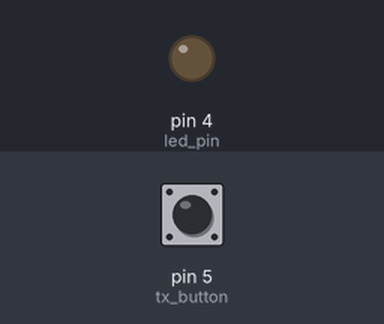
Bench run of a sketch on a simulated Arduino Uno, built with avr-gcc and run on an emulated ATmega328P. Parts: output pins drawn as LEDs (lit = HIGH). Dashed ring = blinking. The inputs (shaded band) are chosen by the test bench; at power-on: pin 5 (tx_button) HIGH. No radio packets arrive unless stated.

Above: at 2.2 s.
2.3 s: pin 5 (tx_button) pulled LOW for 1 s
At 2.43 s:
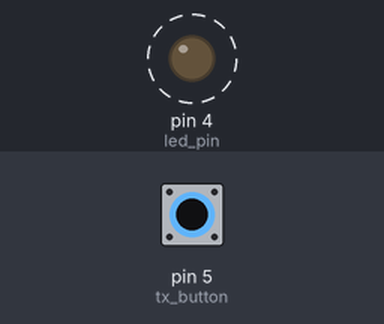
6.8 s: pin 5 (tx_button) pulled LOW for 3.2 s
At 11.1 s:
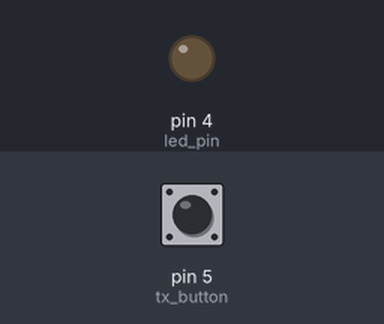
Timing chart, 0 to 12.6 s (numbered marks = the images above; inputs shaded):
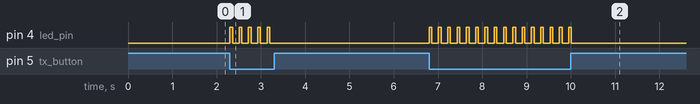

Measured:
- after the input at 2.3 s, pin 4 (led_pin): alternates HIGH for 0.06 s and LOW for 0.15 s, 10 changes in all, then stays LOW, starting at once
- after the input at 6.8 s, pin 4 (led_pin): alternates HIGH for 0.06 s and LOW for 0.15 s, 32 changes in all, then stays LOW, starting at once

The sketch:

TX_RX_Combo.ino
```cpp
#include <VirtualWire.h>

const int tx_button = 5;
const int led_pin = 4;
const int transmit_pin = 3;
const int receive_pin = 2;

void setup()
{
  // Initialise the IO and ISR
  delay(1000);
  vw_set_tx_pin(transmit_pin);
  vw_set_rx_pin(receive_pin);
  pinMode(led_pin, OUTPUT);
  pinMode(tx_button, INPUT_PULLUP);

  vw_setup(4000);       // Bits per sec
  vw_rx_start();
  Serial.begin(9600);
}

void loop()
{
  uint8_t buf[VW_MAX_MESSAGE_LEN];
  uint8_t buflen = VW_MAX_MESSAGE_LEN;

  char msg[2] = {'O','N'};

  char radioBuffer[] = {' '};
  char serialBuffer[] = {' '};

  if (Serial.available()){

    Serial.readBytesUntil('\n', radioBuffer, 1); //read what number is coming through (1,2,3, etc)
    vw_send((uint8_t *)radioBuffer, 1);
    digitalWrite(led_pin, HIGH);
    vw_wait_tx();
    digitalWrite(led_pin, LOW);
  }

 if (digitalRead(tx_button) == LOW){

    digitalWrite(led_pin, HIGH); // Flash a light to show transmitting
    vw_send((uint8_t *)msg, 1);
    vw_wait_tx(); // Wait until the whole message is gone
    digitalWrite(led_pin, LOW);
    delay(150);

  }


  else{

    if (vw_get_message(buf, &buflen)) // Non-blocking
    {
      for (int i = 0; i < buflen; i++)
      {
       serialBuffer[i] = buf[i];
        Serial.print(serialBuffer[i]);
      }
      Serial.println();
    }
  }
}
```
